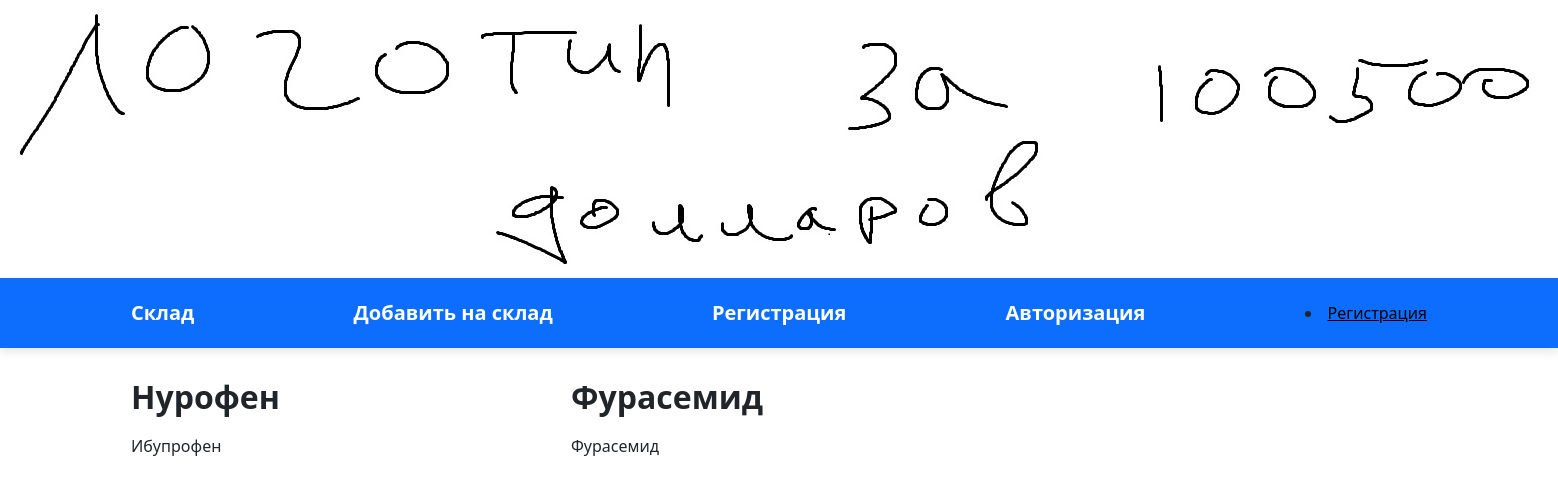
The app's page /, older data.
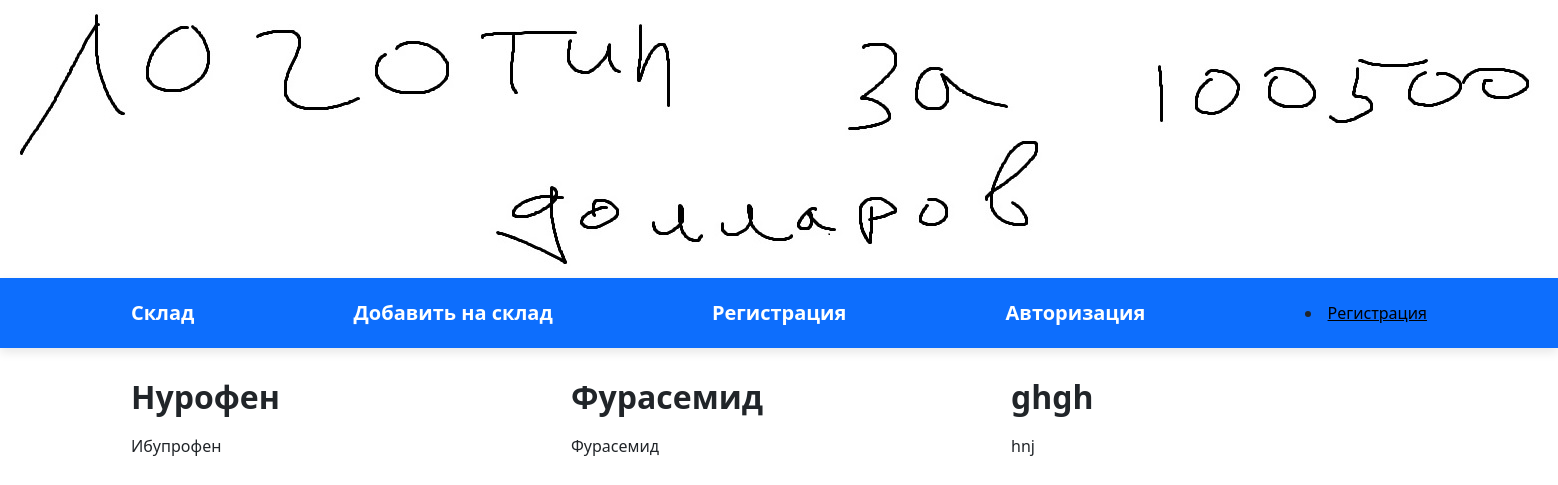
The same page, newer data.
### app1/models.py (models this page shows)
class Farma(models.Model):
    name = models.CharField(max_length=50)
    agent = models.CharField(max_length=50)
    form = models.CharField(max_length=10)
    action = models.CharField(max_length=500)
    need = models.CharField(max_length=500)
    non = models.CharField(max_length=500)
    subAction = models.CharField(max_length=500)

### app1/views.py (the view)
# urls.py: path('', index),
def index(request):
    farma = Farma.objects.all()
    return render(request, "html/index.html", {"farma": farma})

### app1/templates/html/index.html (shortened to what this page needs)
<!DOCTYPE html>
{% load static %}
<html lang="ru">
<head>
	<link rel="stylesheet" href="/static/styles/bootstrap-reboot.min.css">
	<link rel="stylesheet" href="/static/styles/bootstrap-grid.min.css">
	<link rel="stylesheet" href="/static/styles/styles.css">
    <link href="https://cdn.jsdelivr.net/npm/bootstrap@5.3.2/dist/css/bootstrap.min.css" rel="stylesheet">
</head>
<body>
<img src = "/static/data/logotip.jpg" alt ="">
    <nav class="navbar navbar-expand-lg navbar navbar-dark bg-primary">
		<div class="container">
			<a href="index.html" class="navbar-brand">Склад</a>
            <a href="index_addDel.html" class="navbar-brand">Добавить на склад</a>
            <a href="index_register.html" class="navbar-brand">Регистрация</a>
			<a href="index_login.html" class="navbar-brand">Авторизация</a>
            {% if request.user.is_authenticated %}
				    <li><a style = "color: black">{{ user.get_username }} </a>|<a style = "color: black" href="/logout">Выйти</a></li>
				{% else %}
				     <li><a style = "color: black" href="index_register.html">Регистрация</a></li>
				{% endif %}
		</div>
	</nav>
	<div class="container">
		<div class="row">
		 {% for prep in farma %}
			<div class="col-md-4">
				<div class="new">
					<div class="info">
						<h3>{{ prep.name }}</h3>
						<div class="info-description">
							<span class="description">{{ prep.agent }}</span>
						</div>
					</div>
				</div>
			</div>
			{% endfor %}
		</div>
	</div>
</body>
</html>

Row changes from the older to the newer data that the page shows:
added Farma: name "ghgh", agent "hnj"
